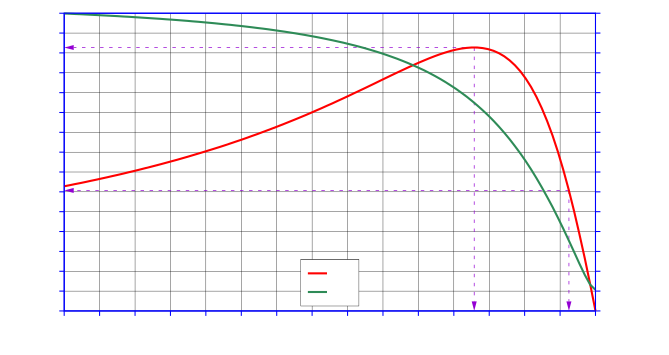

The gnuplot source for this figure:
#!/gnuplot
#
#    
#    	G N U P L O T
#    	Version 5.0 patchlevel 0    last modified 2015-01-01 
#    
#    	Copyright (C) 1986-1993, 1998, 2004, 2007-2015
#    	Thomas Williams, Colin Kelley and many others
#    
#    	gnuplot home:     http://www.gnuplot.info
#    	faq, bugs, etc:   type "help FAQ"
#    	immediate help:   type "help"  (plot window: hit 'h')
# set terminal windows 0 color solid butt enhanced
# set output
unset clip points
set clip one
unset clip two
set bar 1.000000 front
set border front linecolor rgb "blue"  linewidth 3.000 dashtype solid
set zdata 
set ydata 
set xdata 
set y2data 
set x2data 
set boxwidth
set style fill  empty border
set style rectangle back fc  bgnd fillstyle   solid 1.00 border lt -1
set style circle radius graph 0.02, first 0.00000, 0.00000 
set style ellipse size graph 0.05, 0.03, first 0.00000 angle 0 units xy
set dummy x, y
set format x "% .0f" 
set format y "% .0f" 
set format x2 "% h" 
set format y2 "% .0f" 
set format z "% h" 
set format cb "% h" 
set format r "% h" 
set timefmt "%d/%m/%y,%H:%M"
set angles radians
set grid back nopolar xtics nomxtics ytics nomytics noztics nomztics
set grid nox2tics nomx2tics noy2tics nomy2tics nocbtics nomcbtics
set grid linecolor "black" linetype 1 linewidth 1.00 
set raxis
set style parallel front  lt black linewidth 2.000 dashtype solid
set key title ""
set key inside center bottom vertical Left reverse enhanced box
set key noinvert samplen 2 spacing 1.5 width 0.5 height 0.5 
set key maxcolumns 0 maxrows 0
set key noopaque
unset label
unset arrow
set style increment default
unset style line
unset style arrow
set style histogram clustered gap 2 title textcolor lt -1
unset object
set style textbox transparent margins  1.0,  1.0 border
unset logscale
set offsets 0, 0, 0, 0
set pointsize 1
set pointintervalbox 1
set encoding default
unset polar
unset parametric
set decimalsign ','
set view 60, 30, 1, 1
set samples 2000
set isosamples 10, 10
set surface 
unset contour
set cntrlabel  format '%8.3g' font '' start 5 interval 20
set mapping cartesian
set datafile separator whitespace
unset hidden3d
set cntrparam order 4
set cntrparam linear
set cntrparam levels auto 5
set cntrparam points 5
set size ratio 0 1,1
set origin 0,0
set style data points
set style function lines
unset xzeroaxis
unset yzeroaxis
unset zzeroaxis
unset x2zeroaxis
unset y2zeroaxis
set ticslevel 0.5
set tics scale  1, 0.5, 1, 1, 1
set mxtics default
set mytics default
set mztics default
set mx2tics default
set my2tics default
set mcbtics default
set mrtics default
set xtics border out scale 1,0.5 nomirror norotate  autojustify
set xtics 0.0,100.0,1500.0 norangelimit textcolor rgb "black" 
set ytics border out scale 1,0.5 nomirror norotate  autojustify
set ytics 0.0,10.0,150.0 norangelimit textcolor rgb "black" 
set ztics border out scale 1,0.5 nomirror norotate  autojustify
set ztics autofreq  norangelimit textcolor rgb "black" 
unset x2tics
set y2tics border out scale 1,0.5 nomirror norotate  autojustify
set y2tics 0.0,5.0,75.0 norangelimit textcolor rgb "black"
set cbtics border out scale 1,0.5 nomirror norotate  autojustify
set cbtics autofreq  norangelimit textcolor rgb "black" 
set rtics axis out scale 1,0.5 nomirror norotate  autojustify
set rtics autofreq  norangelimit textcolor rgb "black" 
set paxis 1 tics border out scale 1,0.5 nomirror norotate  autojustify
set paxis 1 tics autofreq  rangelimit textcolor rgb "black" 
set paxis 2 tics border out scale 1,0.5 nomirror norotate  autojustify
set paxis 2 tics autofreq  rangelimit textcolor rgb "black" 
set paxis 3 tics border out scale 1,0.5 nomirror norotate  autojustify
set paxis 3 tics autofreq  rangelimit textcolor rgb "black" 
set paxis 4 tics border out scale 1,0.5 nomirror norotate  autojustify
set paxis 4 tics autofreq  rangelimit textcolor rgb "black" 
set paxis 5 tics border out scale 1,0.5 nomirror norotate  autojustify
set paxis 5 tics autofreq  rangelimit textcolor rgb "black" 
set paxis 6 tics border out scale 1,0.5 nomirror norotate  autojustify
set paxis 6 tics autofreq  rangelimit textcolor rgb "black" 
set paxis 7 tics border out scale 1,0.5 nomirror norotate  autojustify
set paxis 7 tics autofreq  rangelimit textcolor rgb "black" 
set title "" 
set title  font "" norotate
set timestamp bottom 
set timestamp "" 
set timestamp  font "" norotate
set rrange [ * : * ] noreverse nowriteback
set trange [ * : * ] noreverse nowriteback
set urange [ * : * ] noreverse nowriteback
set vrange [ * : * ] noreverse nowriteback
set xlabel '$n\ped{m} / \si{r/min}$'
set xlabel  font "" textcolor lt -1 norotate
set x2label "" 
set x2label  font "" textcolor lt -1 norotate
set xrange [ 0.0000 : 1500.0000 ] noreverse nowriteback
set x2range [ 0.0000 : 5.0000 ] noreverse nowriteback
set ylabel  '$T\ped{m} / \si{N.m}$'
set ylabel  font "" textcolor lt -1 rotate by -270
set y2label  '$I_1 / \si{A}$'
set y2label  font "" textcolor lt -1 rotate by -270
set yrange [ 0.000 : 150.000 ] noreverse nowriteback
set y2range [ 0.000 : 75.000 ] noreverse nowriteback
set zlabel "" 
set zlabel  font "" textcolor lt -1 norotate
set zrange [ * : * ] noreverse nowriteback
set cblabel "" 
set cblabel  font "" textcolor lt -1 rotate by -270
set cbrange [ * : * ] noreverse nowriteback
set paxis 1 range [ * : * ] noreverse nowriteback
set paxis 2 range [ * : * ] noreverse nowriteback
set paxis 3 range [ * : * ] noreverse nowriteback
set paxis 4 range [ * : * ] noreverse nowriteback
set paxis 5 range [ * : * ] noreverse nowriteback
set paxis 6 range [ * : * ] noreverse nowriteback
set paxis 7 range [ * : * ] noreverse nowriteback
set zero 1e-008
set lmargin  -1
set bmargin  -1
set rmargin  -1
set tmargin  -1
set locale "Catalan_Spain.1252"
set pm3d explicit at s
set pm3d scansautomatic
set pm3d interpolate 1,1 flush begin noftriangles noborder corners2color mean
set palette positive nops_allcF maxcolors 0 gamma 1.5 color model RGB 
set palette rgbformulae 7, 5, 15
set colorbox default
set colorbox vertical origin screen 0.9, 0.2, 0 size screen 0.05, 0.6, 0 front bdefault
set style boxplot candles range  1.50 outliers pt 7 separation 1 labels auto unsorted
set loadpath 
set fontpath 
set psdir
set fit brief errorvariables nocovariancevariables errorscaling prescale nowrap v5
GNUTERM = "windows"
ARGC = 0
ARG0 = ""
set terminal cairolatex pdf size 17cm,9cm
set output "Cap-Motors-Induccio-Ex4.tex"
set arrow from 1425.0, 60.70 to 0.0, 60.7 dt 2 linecolor rgb "dark-violet" linewidth 2.0 head noborder back
set label '{$\scriptstyle\SI{60,7}{N.m}$}' at 300, 63.7 center norotate front
set arrow from 1157.62, 132.70 to 0.0, 132.7 dt 2 linecolor rgb "dark-violet" linewidth 2.0 head noborder back
set label '{$\scriptstyle\SI{132,7}{N.m}$}' at 300, 135.7 center norotate front
set arrow from 1425.0, 60.70 to 1425.0, 0.0 dt 2 linecolor rgb "dark-violet" linewidth 2.0 head noborder back
set label '{$\scriptstyle\SI{1425}{r/min}$}' at 1408, 20 center rotate by -270 front
set arrow from 1157.62, 132.70 to 1157.62, 0.0 dt 2 linecolor rgb "dark-violet" linewidth 2.0 head noborder back
set label '{$\scriptstyle\SI{1157,6}{r/min}$}' at 1140, 22 center rotate by -270 front
plot "Cap-Motors-Induccio-Ex4.txt" using 1:2 with lines axes x1y1 linecolor rgb "red" linewidth 6.000 title '$T\ped{m}$', "Cap-Motors-Induccio-Ex4.txt" using 1:3 with lines axes x1y2 linecolor rgb "sea-green"  linewidth 6.000 title '$I_1$'
#    EOF
